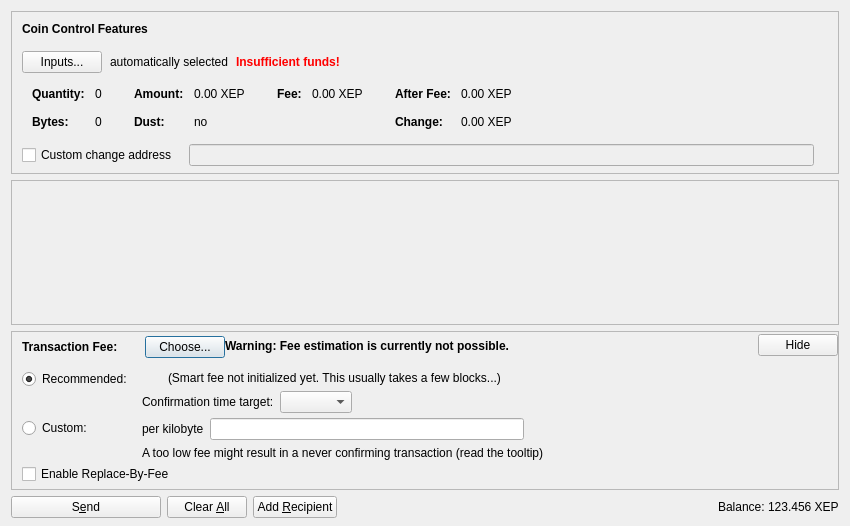
<?xml version="1.0" encoding="UTF-8"?>
<ui version="4.0">
 <class>SendCoinsDialog</class>
 <widget class="QDialog" name="SendCoinsDialog">
  <property name="geometry">
   <rect>
    <x>0</x>
    <y>0</y>
    <width>850</width>
    <height>526</height>
   </rect>
  </property>
  <property name="windowTitle">
   <string>Send Coins</string>
  </property>
  <layout class="QVBoxLayout" name="verticalLayout" stretch="0,1,0,0">
   <property name="bottomMargin">
    <number>8</number>
   </property>
   <item>
    <widget class="QFrame" name="frameCoinControl">
     <property name="sizePolicy">
      <sizepolicy hsizetype="Expanding" vsizetype="Expanding">
       <horstretch>0</horstretch>
       <verstretch>0</verstretch>
      </sizepolicy>
     </property>
     <property name="maximumSize">
      <size>
       <width>16777215</width>
       <height>16777215</height>
      </size>
     </property>
     <property name="frameShape">
      <enum>QFrame::StyledPanel</enum>
     </property>
     <property name="frameShadow">
      <enum>QFrame::Sunken</enum>
     </property>
     <layout class="QVBoxLayout" name="verticalLayoutCoinControl2">
      <property name="spacing">
       <number>0</number>
      </property>
      <property name="leftMargin">
       <number>0</number>
      </property>
      <property name="topMargin">
       <number>0</number>
      </property>
      <property name="rightMargin">
       <number>0</number>
      </property>
      <property name="bottomMargin">
       <number>6</number>
      </property>
      <item>
       <layout class="QVBoxLayout" name="verticalLayoutCoinControl" stretch="0,0,0,0,1">
        <property name="spacing">
         <number>0</number>
        </property>
        <property name="leftMargin">
         <number>10</number>
        </property>
        <property name="topMargin">
         <number>10</number>
        </property>
        <item>
         <layout class="QHBoxLayout" name="horizontalLayoutCoinControl1">
          <property name="bottomMargin">
           <number>15</number>
          </property>
          <item>
           <widget class="QLabel" name="labelCoinControlFeatures">
            <property name="sizePolicy">
             <sizepolicy hsizetype="Preferred" vsizetype="Maximum">
              <horstretch>0</horstretch>
              <verstretch>0</verstretch>
             </sizepolicy>
            </property>
            <property name="font">
             <font>
              <weight>75</weight>
              <bold>true</bold>
             </font>
            </property>
            <property name="styleSheet">
             <string notr="true">font-weight:bold;</string>
            </property>
            <property name="text">
             <string>Coin Control Features</string>
            </property>
           </widget>
          </item>
         </layout>
        </item>
        <item>
         <layout class="QHBoxLayout" name="horizontalLayoutCoinControl2" stretch="0,0,0,0">
          <property name="spacing">
           <number>8</number>
          </property>
          <property name="bottomMargin">
           <number>10</number>
          </property>
          <item>
           <widget class="QPushButton" name="pushButtonCoinControl">
            <property name="styleSheet">
             <string notr="true"/>
            </property>
            <property name="text">
             <string>Inputs...</string>
            </property>
            <property name="autoDefault">
             <bool>false</bool>
            </property>
           </widget>
          </item>
          <item>
           <widget class="QLabel" name="labelCoinControlAutomaticallySelected">
            <property name="text">
             <string>automatically selected</string>
            </property>
            <property name="margin">
             <number>5</number>
            </property>
           </widget>
          </item>
          <item>
           <widget class="QLabel" name="labelCoinControlInsuffFunds">
            <property name="font">
             <font>
              <weight>75</weight>
              <bold>true</bold>
             </font>
            </property>
            <property name="styleSheet">
             <string notr="true">color:red;font-weight:bold;</string>
            </property>
            <property name="text">
             <string>Insufficient funds!</string>
            </property>
            <property name="margin">
             <number>5</number>
            </property>
           </widget>
          </item>
          <item>
           <spacer name="horizontalSpacerCoinControl">
            <property name="orientation">
             <enum>Qt::Horizontal</enum>
            </property>
            <property name="sizeHint" stdset="0">
             <size>
              <width>40</width>
              <height>1</height>
             </size>
            </property>
           </spacer>
          </item>
         </layout>
        </item>
        <item>
         <widget class="QWidget" name="widgetCoinControl" native="true">
          <property name="sizePolicy">
           <sizepolicy hsizetype="Preferred" vsizetype="Preferred">
            <horstretch>0</horstretch>
            <verstretch>0</verstretch>
           </sizepolicy>
          </property>
          <property name="minimumSize">
           <size>
            <width>0</width>
            <height>0</height>
           </size>
          </property>
          <property name="styleSheet">
           <string notr="true"/>
          </property>
          <layout class="QHBoxLayout" name="horizontalLayoutCoinControl5">
           <property name="leftMargin">
            <number>0</number>
           </property>
           <property name="topMargin">
            <number>0</number>
           </property>
           <property name="rightMargin">
            <number>0</number>
           </property>
           <property name="bottomMargin">
            <number>0</number>
           </property>
           <item>
            <layout class="QHBoxLayout" name="horizontalLayoutCoinControl3" stretch="0,0,0,1">
             <property name="spacing">
              <number>20</number>
             </property>
             <property name="topMargin">
              <number>0</number>
             </property>
             <property name="bottomMargin">
              <number>10</number>
             </property>
             <item>
              <layout class="QFormLayout" name="formLayoutCoinControl1">
               <property name="horizontalSpacing">
                <number>10</number>
               </property>
               <property name="verticalSpacing">
                <number>14</number>
               </property>
               <property name="leftMargin">
                <number>10</number>
               </property>
               <property name="topMargin">
                <number>4</number>
               </property>
               <property name="rightMargin">
                <number>6</number>
               </property>
               <item row="0" column="0">
                <widget class="QLabel" name="labelCoinControlQuantityText">
                 <property name="font">
                  <font>
                   <weight>75</weight>
                   <bold>true</bold>
                  </font>
                 </property>
                 <property name="text">
                  <string>Quantity:</string>
                 </property>
                 <property name="margin">
                  <number>0</number>
                 </property>
                </widget>
               </item>
               <item row="0" column="1">
                <widget class="QLabel" name="labelCoinControlQuantity">
                 <property name="cursor">
                  <cursorShape>IBeamCursor</cursorShape>
                 </property>
                 <property name="contextMenuPolicy">
                  <enum>Qt::ActionsContextMenu</enum>
                 </property>
                 <property name="text">
                  <string notr="true">0</string>
                 </property>
                 <property name="margin">
                  <number>0</number>
                 </property>
                 <property name="textInteractionFlags">
                  <set>Qt::LinksAccessibleByMouse|Qt::TextSelectableByKeyboard|Qt::TextSelectableByMouse</set>
                 </property>
                </widget>
               </item>
               <item row="1" column="0">
                <widget class="QLabel" name="labelCoinControlBytesText">
                 <property name="font">
                  <font>
                   <weight>75</weight>
                   <bold>true</bold>
                  </font>
                 </property>
                 <property name="text">
                  <string>Bytes:</string>
                 </property>
                </widget>
               </item>
               <item row="1" column="1">
                <widget class="QLabel" name="labelCoinControlBytes">
                 <property name="cursor">
                  <cursorShape>IBeamCursor</cursorShape>
                 </property>
                 <property name="contextMenuPolicy">
                  <enum>Qt::ActionsContextMenu</enum>
                 </property>
                 <property name="text">
                  <string notr="true">0</string>
                 </property>
                 <property name="textInteractionFlags">
                  <set>Qt::LinksAccessibleByMouse|Qt::TextSelectableByKeyboard|Qt::TextSelectableByMouse</set>
                 </property>
                </widget>
               </item>
              </layout>
             </item>
             <item>
              <layout class="QFormLayout" name="formLayoutCoinControl2">
               <property name="horizontalSpacing">
                <number>10</number>
               </property>
               <property name="verticalSpacing">
                <number>14</number>
               </property>
               <property name="leftMargin">
                <number>6</number>
               </property>
               <property name="topMargin">
                <number>4</number>
               </property>
               <property name="rightMargin">
                <number>6</number>
               </property>
               <item row="0" column="0">
                <widget class="QLabel" name="labelCoinControlAmountText">
                 <property name="font">
                  <font>
                   <weight>75</weight>
                   <bold>true</bold>
                  </font>
                 </property>
                 <property name="text">
                  <string>Amount:</string>
                 </property>
                 <property name="margin">
                  <number>0</number>
                 </property>
                </widget>
               </item>
               <item row="0" column="1">
                <widget class="QLabel" name="labelCoinControlAmount">
                 <property name="cursor">
                  <cursorShape>IBeamCursor</cursorShape>
                 </property>
                 <property name="contextMenuPolicy">
                  <enum>Qt::ActionsContextMenu</enum>
                 </property>
                 <property name="text">
                  <string notr="true">0.00 XEP</string>
                 </property>
                 <property name="textInteractionFlags">
                  <set>Qt::LinksAccessibleByMouse|Qt::TextSelectableByKeyboard|Qt::TextSelectableByMouse</set>
                 </property>
                </widget>
               </item>
               <item row="1" column="0">
                <widget class="QLabel" name="labelCoinControlLowOutputText">
                 <property name="font">
                  <font>
                   <weight>75</weight>
                   <bold>true</bold>
                  </font>
                 </property>
                 <property name="text">
                  <string>Dust:</string>
                 </property>
                </widget>
               </item>
               <item row="1" column="1">
                <widget class="QLabel" name="labelCoinControlLowOutput">
                 <property name="cursor">
                  <cursorShape>IBeamCursor</cursorShape>
                 </property>
                 <property name="contextMenuPolicy">
                  <enum>Qt::ActionsContextMenu</enum>
                 </property>
                 <property name="text">
                  <string notr="true">no</string>
                 </property>
                 <property name="textInteractionFlags">
                  <set>Qt::LinksAccessibleByMouse|Qt::TextSelectableByKeyboard|Qt::TextSelectableByMouse</set>
                 </property>
                </widget>
               </item>
              </layout>
             </item>
             <item>
              <layout class="QFormLayout" name="formLayoutCoinControl3">
               <property name="horizontalSpacing">
                <number>10</number>
               </property>
               <property name="verticalSpacing">
                <number>14</number>
               </property>
               <property name="leftMargin">
                <number>6</number>
               </property>
               <property name="topMargin">
                <number>4</number>
               </property>
               <property name="rightMargin">
                <number>6</number>
               </property>
               <item row="0" column="0">
                <widget class="QLabel" name="labelCoinControlFeeText">
                 <property name="font">
                  <font>
                   <weight>75</weight>
                   <bold>true</bold>
                  </font>
                 </property>
                 <property name="text">
                  <string>Fee:</string>
                 </property>
                 <property name="margin">
                  <number>0</number>
                 </property>
                </widget>
               </item>
               <item row="0" column="1">
                <widget class="QLabel" name="labelCoinControlFee">
                 <property name="cursor">
                  <cursorShape>IBeamCursor</cursorShape>
                 </property>
                 <property name="contextMenuPolicy">
                  <enum>Qt::ActionsContextMenu</enum>
                 </property>
                 <property name="text">
                  <string notr="true">0.00 XEP</string>
                 </property>
                 <property name="textInteractionFlags">
                  <set>Qt::LinksAccessibleByMouse|Qt::TextSelectableByKeyboard|Qt::TextSelectableByMouse</set>
                 </property>
                </widget>
               </item>
              </layout>
             </item>
             <item>
              <layout class="QFormLayout" name="formLayoutCoinControl4">
               <property name="horizontalSpacing">
                <number>10</number>
               </property>
               <property name="verticalSpacing">
                <number>14</number>
               </property>
               <property name="leftMargin">
                <number>6</number>
               </property>
               <property name="topMargin">
                <number>4</number>
               </property>
               <property name="rightMargin">
                <number>6</number>
               </property>
               <item row="0" column="0">
                <widget class="QLabel" name="labelCoinControlAfterFeeText">
                 <property name="font">
                  <font>
                   <weight>75</weight>
                   <bold>true</bold>
                  </font>
                 </property>
                 <property name="text">
                  <string>After Fee:</string>
                 </property>
                 <property name="margin">
                  <number>0</number>
                 </property>
                </widget>
               </item>
               <item row="0" column="1">
                <widget class="QLabel" name="labelCoinControlAfterFee">
                 <property name="cursor">
                  <cursorShape>IBeamCursor</cursorShape>
                 </property>
                 <property name="contextMenuPolicy">
                  <enum>Qt::ActionsContextMenu</enum>
                 </property>
                 <property name="text">
                  <string notr="true">0.00 XEP</string>
                 </property>
                 <property name="textInteractionFlags">
                  <set>Qt::LinksAccessibleByMouse|Qt::TextSelectableByKeyboard|Qt::TextSelectableByMouse</set>
                 </property>
                </widget>
               </item>
               <item row="1" column="0">
                <widget class="QLabel" name="labelCoinControlChangeText">
                 <property name="font">
                  <font>
                   <weight>75</weight>
                   <bold>true</bold>
                  </font>
                 </property>
                 <property name="text">
                  <string>Change:</string>
                 </property>
                </widget>
               </item>
               <item row="1" column="1">
                <widget class="QLabel" name="labelCoinControlChange">
                 <property name="cursor">
                  <cursorShape>IBeamCursor</cursorShape>
                 </property>
                 <property name="contextMenuPolicy">
                  <enum>Qt::ActionsContextMenu</enum>
                 </property>
                 <property name="text">
                  <string notr="true">0.00 XEP</string>
                 </property>
                 <property name="textInteractionFlags">
                  <set>Qt::LinksAccessibleByMouse|Qt::TextSelectableByKeyboard|Qt::TextSelectableByMouse</set>
                 </property>
                </widget>
               </item>
              </layout>
             </item>
            </layout>
           </item>
          </layout>
         </widget>
        </item>
        <item>
         <layout class="QHBoxLayout" name="horizontalLayoutCoinControl4" stretch="0,0,0">
          <property name="spacing">
           <number>12</number>
          </property>
          <property name="sizeConstraint">
           <enum>QLayout::SetDefaultConstraint</enum>
          </property>
          <property name="topMargin">
           <number>5</number>
          </property>
          <property name="rightMargin">
           <number>5</number>
          </property>
          <item>
           <widget class="QCheckBox" name="checkBoxCoinControlChange">
            <property name="toolTip">
             <string>If this is activated, but the change address is empty or invalid, change will be sent to a newly generated address.</string>
            </property>
            <property name="text">
             <string>Custom change address</string>
            </property>
           </widget>
          </item>
          <item>
           <widget class="QValidatedLineEdit" name="lineEditCoinControlChange">
            <property name="enabled">
             <bool>false</bool>
            </property>
            <property name="sizePolicy">
             <sizepolicy hsizetype="Expanding" vsizetype="Fixed">
              <horstretch>0</horstretch>
              <verstretch>0</verstretch>
             </sizepolicy>
            </property>
           </widget>
          </item>
          <item>
           <widget class="QLabel" name="labelCoinControlChangeLabel">
            <property name="sizePolicy">
             <sizepolicy hsizetype="Preferred" vsizetype="Expanding">
              <horstretch>0</horstretch>
              <verstretch>0</verstretch>
             </sizepolicy>
            </property>
            <property name="minimumSize">
             <size>
              <width>0</width>
              <height>0</height>
             </size>
            </property>
            <property name="text">
             <string/>
            </property>
            <property name="margin">
             <number>3</number>
            </property>
           </widget>
          </item>
         </layout>
        </item>
        <item>
         <spacer name="verticalSpacerCoinControl">
          <property name="orientation">
           <enum>Qt::Vertical</enum>
          </property>
          <property name="sizeHint" stdset="0">
           <size>
            <width>800</width>
            <height>1</height>
           </size>
          </property>
         </spacer>
        </item>
       </layout>
      </item>
     </layout>
    </widget>
   </item>
   <item>
    <widget class="QScrollArea" name="scrollArea">
     <property name="widgetResizable">
      <bool>true</bool>
     </property>
     <widget class="QWidget" name="scrollAreaWidgetContents">
      <property name="geometry">
       <rect>
        <x>0</x>
        <y>0</y>
        <width>830</width>
        <height>104</height>
       </rect>
      </property>
      <layout class="QVBoxLayout" name="verticalLayout_2" stretch="0,1">
       <property name="leftMargin">
        <number>0</number>
       </property>
       <property name="topMargin">
        <number>0</number>
       </property>
       <property name="rightMargin">
        <number>0</number>
       </property>
       <property name="bottomMargin">
        <number>0</number>
       </property>
       <item>
        <layout class="QVBoxLayout" name="entries">
         <property name="spacing">
          <number>6</number>
         </property>
        </layout>
       </item>
       <item>
        <spacer name="verticalSpacer">
         <property name="orientation">
          <enum>Qt::Vertical</enum>
         </property>
         <property name="sizeHint" stdset="0">
          <size>
           <width>20</width>
           <height>40</height>
          </size>
         </property>
        </spacer>
       </item>
      </layout>
     </widget>
    </widget>
   </item>
   <item>
    <widget class="QFrame" name="frameFee">
     <property name="sizePolicy">
      <sizepolicy hsizetype="Expanding" vsizetype="Expanding">
       <horstretch>0</horstretch>
       <verstretch>0</verstretch>
      </sizepolicy>
     </property>
     <property name="maximumSize">
      <size>
       <width>16777215</width>
       <height>16777215</height>
      </size>
     </property>
     <property name="frameShape">
      <enum>QFrame::StyledPanel</enum>
     </property>
     <property name="frameShadow">
      <enum>QFrame::Sunken</enum>
     </property>
     <layout class="QVBoxLayout" name="verticalLayoutFee1">
      <property name="spacing">
       <number>0</number>
      </property>
      <property name="leftMargin">
       <number>0</number>
      </property>
      <property name="topMargin">
       <number>0</number>
      </property>
      <property name="rightMargin">
       <number>0</number>
      </property>
      <property name="bottomMargin">
       <number>0</number>
      </property>
      <item>
       <layout class="QVBoxLayout" name="verticalLayoutFee2" stretch="0,0,0">
        <property name="spacing">
         <number>0</number>
        </property>
        <property name="leftMargin">
         <number>10</number>
        </property>
        <property name="topMargin">
         <number>0</number>
        </property>
        <item>
         <layout class="QHBoxLayout" name="horizontalLayoutFee1">
          <property name="bottomMargin">
           <number>0</number>
          </property>
          <item>
           <layout class="QVBoxLayout" name="verticalLayoutFee7">
            <property name="spacing">
             <number>0</number>
            </property>
            <item>
             <spacer name="verticalSpacerSmartFee">
              <property name="orientation">
               <enum>Qt::Vertical</enum>
              </property>
              <property name="sizeType">
               <enum>QSizePolicy::Fixed</enum>
              </property>
              <property name="sizeHint" stdset="0">
               <size>
                <width>1</width>
                <height>4</height>
               </size>
              </property>
             </spacer>
            </item>
            <item>
             <layout class="QHBoxLayout" name="horizontalLayoutSmartFee">
              <property name="spacing">
               <number>10</number>
              </property>
              <item>
               <widget class="QLabel" name="labelFeeHeadline">
                <property name="sizePolicy">
                 <sizepolicy hsizetype="Preferred" vsizetype="Maximum">
                  <horstretch>0</horstretch>
                  <verstretch>0</verstretch>
                 </sizepolicy>
                </property>
                <property name="font">
                 <font>
                  <weight>75</weight>
                  <bold>true</bold>
                 </font>
                </property>
                <property name="styleSheet">
                 <string notr="true">font-weight:bold;</string>
                </property>
                <property name="text">
                 <string>Transaction Fee:</string>
                </property>
               </widget>
              </item>
              <item>
               <widget class="QLabel" name="labelFeeMinimized">
                <property name="text">
                 <string/>
                </property>
               </widget>
              </item>
              <item>
               <widget class="QPushButton" name="buttonChooseFee">
                <property name="text">
                 <string>Choose...</string>
                </property>
               </widget>
              </item>
             </layout>
            </item>
            <item>
             <spacer name="verticalSpacer_5">
              <property name="orientation">
               <enum>Qt::Vertical</enum>
              </property>
              <property name="sizeHint" stdset="0">
               <size>
                <width>1</width>
                <height>1</height>
               </size>
              </property>
             </spacer>
            </item>
           </layout>
          </item>
          <item>
           <widget class="QLabel" name="fallbackFeeWarningLabel">
            <property name="toolTip">
             <string>Using the fallbackfee can result in sending a transaction that will take several hours or days (or never) to confirm. Consider choosing your fee manually or wait until you have validated the complete chain.</string>
            </property>
            <property name="font">
            <font>
                <weight>75</weight>
                <bold>true</bold>
            </font>
            </property>
            <property name="text">
             <string>Warning: Fee estimation is currently not possible.</string>
            </property>
            <property name="wordWrap">
             <bool>false</bool>
            </property>
           </widget>
          </item>
          <item>
           <spacer name="horizontalSpacer_4">
            <property name="orientation">
             <enum>Qt::Horizontal</enum>
            </property>
            <property name="sizeType">
             <enum>QSizePolicy::MinimumExpanding</enum>
            </property>
            <property name="sizeHint" stdset="0">
             <size>
              <width>40</width>
              <height>20</height>
             </size>
            </property>
           </spacer>
          </item>
          <item>
           <widget class="QPushButton" name="buttonMinimizeFee">
            <property name="toolTip">
             <string>Hide transaction fee settings</string>
            </property>
            <property name="text">
             <string>Hide</string>
            </property>
           </widget>
          </item>
         </layout>
        </item>
        <item>
         <widget class="QFrame" name="frameFeeSelection">
          <layout class="QVBoxLayout" name="verticalLayoutFee12">
           <property name="spacing">
            <number>0</number>
           </property>
           <property name="leftMargin">
            <number>0</number>
           </property>
           <property name="topMargin">
            <number>0</number>
           </property>
           <property name="rightMargin">
            <number>0</number>
           </property>
           <property name="bottomMargin">
            <number>0</number>
           </property>
           <item>
            <layout class="QGridLayout" name="gridLayoutFee">
             <property name="topMargin">
              <number>10</number>
             </property>
             <property name="bottomMargin">
              <number>4</number>
             </property>
             <property name="horizontalSpacing">
              <number>10</number>
             </property>
             <property name="verticalSpacing">
              <number>4</number>
             </property>
             <item row="1" column="1">
              <layout class="QVBoxLayout" name="verticalLayoutFee8">
               <property name="spacing">
                <number>6</number>
               </property>
               <item>
                <layout class="QHBoxLayout" name="horizontalLayoutFee13">
                 <item>
                  <widget class="QLabel" name="labelCustomPerKilobyte">
                   <property name="toolTip">
                    <string>Specify a custom fee per kB (1,000 bytes) of the transaction's virtual size.

Note:  Since the fee is calculated on a per-byte basis, a fee of "100 satoshis per kB" for a transaction size of 500 bytes (half of 1 kB) would ultimately yield a fee of only 50 satoshis.</string>
                   </property>
                   <property name="text">
                    <string>per kilobyte</string>
                   </property>
                  </widget>
                 </item>
                 <item>
                  <widget class="XepAmountField" name="customFee"/>
                 </item>
                 <item>
                  <spacer name="horizontalSpacer_6">
                   <property name="orientation">
                    <enum>Qt::Horizontal</enum>
                   </property>
                   <property name="sizeHint" stdset="0">
                    <size>
                     <width>1</width>
                     <height>1</height>
                    </size>
                   </property>
                  </spacer>
                 </item>
                </layout>
               </item>
               <item>
                <layout class="QHBoxLayout" name="horizontalLayoutFee8">
                 <item>
                  <widget class="QLabel" name="labelCustomFeeWarning">
                   <property name="enabled">
                    <bool>true</bool>
                   </property>
                   <property name="toolTip">
                    <string>When there is less transaction volume than space in the blocks, miners as well as relaying nodes may enforce a minimum fee. Paying only this minimum fee is just fine, but be aware that this can result in a never confirming transaction once there is more demand for XEP transactions than the network can process.</string>
                   </property>
                   <property name="text">
                    <string>A too low fee might result in a never confirming transaction (read the tooltip)</string>
                   </property>
                  </widget>
                 </item>
                 <item>
                  <spacer name="horizontalSpacer_2">
                   <property name="orientation">
                    <enum>Qt::Horizontal</enum>
                   </property>
                   <property name="sizeHint" stdset="0">
                    <size>
                     <width>1</width>
                     <height>1</height>
                    </size>
                   </property>
                  </spacer>
                 </item>
                </layout>
               </item>
              </layout>
             </item>
             <item row="0" column="0">
              <layout class="QVBoxLayout" name="verticalLayoutFee4" stretch="0,1">
               <item>
                <widget class="QRadioButton" name="radioSmartFee">
                 <property name="text">
                  <string>Recommended:</string>
                 </property>
                 <property name="checked">
                  <bool>true</bool>
                 </property>
                 <attribute name="buttonGroup">
                  <string notr="true">groupFee</string>
                 </attribute>
                </widget>
               </item>
               <item>
                <spacer name="verticalSpacer_2">
                 <property name="orientation">
                  <enum>Qt::Vertical</enum>
                 </property>
                 <property name="sizeHint" stdset="0">
                  <size>
                   <width>1</width>
                   <height>1</height>
                  </size>
                 </property>
                </spacer>
               </item>
              </layout>
             </item>
             <item row="1" column="0">
              <layout class="QVBoxLayout" name="verticalLayoutFee9" stretch="0,1">
               <item>
                <widget class="QRadioButton" name="radioCustomFee">
                 <property name="text">
                  <string>Custom:</string>
                 </property>
                 <attribute name="buttonGroup">
                  <string notr="true">groupFee</string>
                 </attribute>
                </widget>
               </item>
               <item>
                <spacer name="verticalSpacer_6">
                 <property name="orientation">
                  <enum>Qt::Vertical</enum>
                 </property>
                 <property name="sizeHint" stdset="0">
                  <size>
                   <width>1</width>
                   <height>1</height>
                  </size>
                 </property>
                </spacer>
               </item>
              </layout>
             </item>
             <item row="0" column="1">
              <layout class="QVBoxLayout" name="verticalLayoutFee3" stretch="0,0,1">
               <property name="spacing">
                <number>6</number>
               </property>
               <property name="topMargin">
                <number>2</number>
               </property>
               <item>
                <layout class="QHBoxLayout" name="horizontalLayoutFee12">
                 <item>
                  <widget class="QLabel" name="labelSmartFee">
                   <property name="text">
                    <string/>
                   </property>
                  </widget>
                 </item>
                 <item>
                  <widget class="QLabel" name="labelFeeEstimation">
                   <property name="text">
                    <string/>
                   </property>
                  </widget>
                 </item>
                 <item>
                  <widget class="QLabel" name="labelSmartFee2">
                   <property name="text">
                    <string>(Smart fee not initialized yet. This usually takes a few blocks...)</string>
                   </property>
                  </widget>
                 </item>
                 <item>
                  <spacer name="horizontalSpacer_5">
                   <property name="orientation">
                    <enum>Qt::Horizontal</enum>
                   </property>
                   <property name="sizeHint" stdset="0">
                    <size>
                     <width>1</width>
                     <height>1</height>
                    </size>
                   </property>
                  </spacer>
                 </item>
                </layout>
               </item>
               <item>
                <layout class="QHBoxLayout" name="horizontalLayoutFee9">
                 <item>
                  <layout class="QVBoxLayout" name="verticalLayoutFee6">
                   <item>
                    <widget class="QLabel" name="labelSmartFee3">
                     <property name="text">
                      <string>Confirmation time target:</string>
                     </property>
                    </widget>
                   </item>
                  </layout>
                 </item>
                 <item>
                  <layout class="QVBoxLayout" name="verticalLayoutFee5">
                   <property name="rightMargin">
                    <number>30</number>
                   </property>
                   <item>
                    <layout class="QHBoxLayout" name="horizontalLayoutConfTarget">
                     <property name="bottomMargin">
                      <number>0</number>
                     </property>
                     <item>
                      <widget class="QComboBox" name="confTargetSelector"/>
                     </item>
                     <item>
                      <spacer name="horizontalSpacerConfTarget">
                       <property name="orientation">
                        <enum>Qt::Horizontal</enum>
                       </property>
                       <property name="sizeHint" stdset="0">
                        <size>
                         <width>40</width>
                         <height>20</height>
                        </size>
                       </property>
                      </spacer>
                     </item>
                    </layout>
                   </item>
                  </layout>
                 </item>
                </layout>
               </item>
               <item>
                <spacer name="verticalSpacer_4">
                 <property name="orientation">
                  <enum>Qt::Vertical</enum>
                 </property>
                 <property name="sizeHint" stdset="0">
                  <size>
                   <width>1</width>
                   <height>1</height>
                  </size>
                 </property>
                </spacer>
               </item>
              </layout>
             </item>
            </layout>
           </item>
           <item>
            <widget class="QCheckBox" name="optInRBF">
             <property name="text">
              <string>Enable Replace-By-Fee</string>
             </property>
             <property name="toolTip">
              <string>With Replace-By-Fee (BIP-125) you can increase a transaction's fee after it is sent. Without this, a higher fee may be recommended to compensate for increased transaction delay risk.</string>
             </property>
            </widget>
           </item>
          </layout>
         </widget>
        </item>
        <item>
         <spacer name="verticalSpacerFee">
          <property name="orientation">
           <enum>Qt::Vertical</enum>
          </property>
          <property name="sizeHint" stdset="0">
           <size>
            <width>40</width>
            <height>5</height>
           </size>
          </property>
         </spacer>
        </item>
       </layout>
      </item>
     </layout>
    </widget>
   </item>
   <item>
    <layout class="QHBoxLayout" name="horizontalLayout">
     <item>
      <widget class="QPushButton" name="sendButton">
       <property name="minimumSize">
        <size>
         <width>150</width>
         <height>0</height>
        </size>
       </property>
       <property name="toolTip">
        <string>Confirm the send action</string>
       </property>
       <property name="text">
        <string>S&amp;end</string>
       </property>
       <property name="icon">
        <iconset resource="../bitcoin.qrc">
         <normaloff>:/icons/send</normaloff>:/icons/send</iconset>
       </property>
       <property name="autoDefault">
        <bool>false</bool>
       </property>
       <property name="default">
        <bool>false</bool>
       </property>
      </widget>
     </item>
     <item>
      <widget class="QPushButton" name="clearButton">
       <property name="sizePolicy">
        <sizepolicy hsizetype="Minimum" vsizetype="Fixed">
         <horstretch>0</horstretch>
         <verstretch>0</verstretch>
        </sizepolicy>
       </property>
       <property name="toolTip">
        <string>Clear all fields of the form.</string>
       </property>
       <property name="text">
        <string>Clear &amp;All</string>
       </property>
       <property name="icon">
        <iconset resource="../bitcoin.qrc">
         <normaloff>:/icons/remove</normaloff>:/icons/remove</iconset>
       </property>
       <property name="autoDefault">
        <bool>false</bool>
       </property>
      </widget>
     </item>
     <item>
      <widget class="QPushButton" name="addButton">
       <property name="toolTip">
        <string>Send to multiple recipients at once</string>
       </property>
       <property name="text">
        <string>Add &amp;Recipient</string>
       </property>
       <property name="icon">
        <iconset resource="../bitcoin.qrc">
         <normaloff>:/icons/add</normaloff>:/icons/add</iconset>
       </property>
       <property name="autoDefault">
        <bool>false</bool>
       </property>
      </widget>
     </item>
     <item>
      <spacer name="horizontalSpacer">
       <property name="orientation">
        <enum>Qt::Horizontal</enum>
       </property>
       <property name="sizeHint" stdset="0">
        <size>
         <width>40</width>
         <height>20</height>
        </size>
       </property>
      </spacer>
     </item>
     <item>
      <layout class="QHBoxLayout" name="horizontalLayout_2">
       <property name="spacing">
        <number>3</number>
       </property>
       <item>
        <widget class="QLabel" name="labelBalanceName">
         <property name="sizePolicy">
          <sizepolicy hsizetype="Preferred" vsizetype="Fixed">
           <horstretch>0</horstretch>
           <verstretch>0</verstretch>
          </sizepolicy>
         </property>
         <property name="text">
          <string>Balance:</string>
         </property>
        </widget>
       </item>
       <item>
        <widget class="QLabel" name="labelBalance">
         <property name="sizePolicy">
          <sizepolicy hsizetype="Preferred" vsizetype="Fixed">
           <horstretch>0</horstretch>
           <verstretch>0</verstretch>
          </sizepolicy>
         </property>
         <property name="cursor">
          <cursorShape>IBeamCursor</cursorShape>
         </property>
         <property name="text">
          <string notr="true">123.456 XEP</string>
         </property>
         <property name="textInteractionFlags">
          <set>Qt::LinksAccessibleByMouse|Qt::TextSelectableByKeyboard|Qt::TextSelectableByMouse</set>
         </property>
        </widget>
       </item>
      </layout>
     </item>
    </layout>
   </item>
  </layout>
 </widget>
 <customwidgets>
  <customwidget>
   <class>QValidatedLineEdit</class>
   <extends>QLineEdit</extends>
   <header>qt/qvalidatedlineedit.h</header>
  </customwidget>
  <customwidget>
   <class>XepAmountField</class>
   <extends>QLineEdit</extends>
   <header>qt/bitcoinamountfield.h</header>
   <container>1</container>
  </customwidget>
 </customwidgets>
 <resources>
  <include location="../bitcoin.qrc"/>
 </resources>
 <connections/>
 <buttongroups>
  <buttongroup name="groupFee"/>
 </buttongroups>
</ui>
